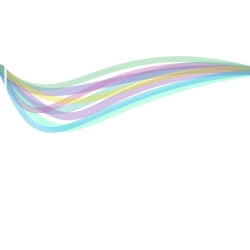
Frame 1 (no input)
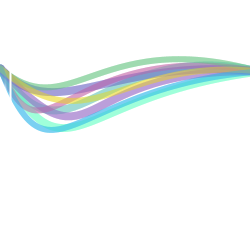
Frame 2 (the mouse pressed at the canvas centre, redrawn once)

The Processing sketch that drew these frames (run headless with seeded random() and noise(); the mouse was pressed at the canvas centre and the sketch redrawn once):

// Processing sketch: processing_17916
// ── processing_17916.pde

void setup(){
  size(250,250);
  background(255);
  smooth(); 
  noLoop(); //by default does not move
  frameRate(20); //slightly slower frame rate so moves slower
}

float x = 0;

void draw(){
  noFill();                    //beziers in background
  stroke(103,196,189,100);
  strokeWeight(8);
  bezier(0,68,69,177,98,35,259,71);
  
  noFill();
  stroke(103,456,196,100);
  strokeWeight(8);
  bezier(0,68,70,187,70,95,259,71);
  
  noFill();
  stroke(109,103,196,100);
  strokeWeight(8);
  bezier(0,68,55,127,110,55,259,71);
  
  noFill();
  stroke(149,103,196,100);
  strokeWeight(8);
  bezier(0,68,99,177,68,65,259,71);
  
  noFill();
  stroke(196,103,168,100);
  strokeWeight(6);
  bezier(0,68,45,177,64,35,259,71);
  
  noFill();
  stroke(103,196,131,100);
  strokeWeight(6);
  bezier(0,68,69,127,98,25,259,71);
  
  noFill();
  stroke(234,219,43,100);
  strokeWeight(6);
  bezier(0,68,90,147,119,55,259,71);
  
  noFill();
  stroke(43,182,234,100);
  strokeWeight(6);
  bezier(0,68,50,197,68,85,259,71);
  
  x = x + 5;     //moves across by 5
  if (x > width) { //returns to start when line goes off screen
    x = 0;
  }
  stroke(255);
  strokeWeight(2);
  line(x, 0, x, height); //line vertical across whole screen
}

void mousePressed() {  //moves if mouse pressed
  loop();
}

void mouseReleased() { //stops moving if mouse released
  noLoop();
}
